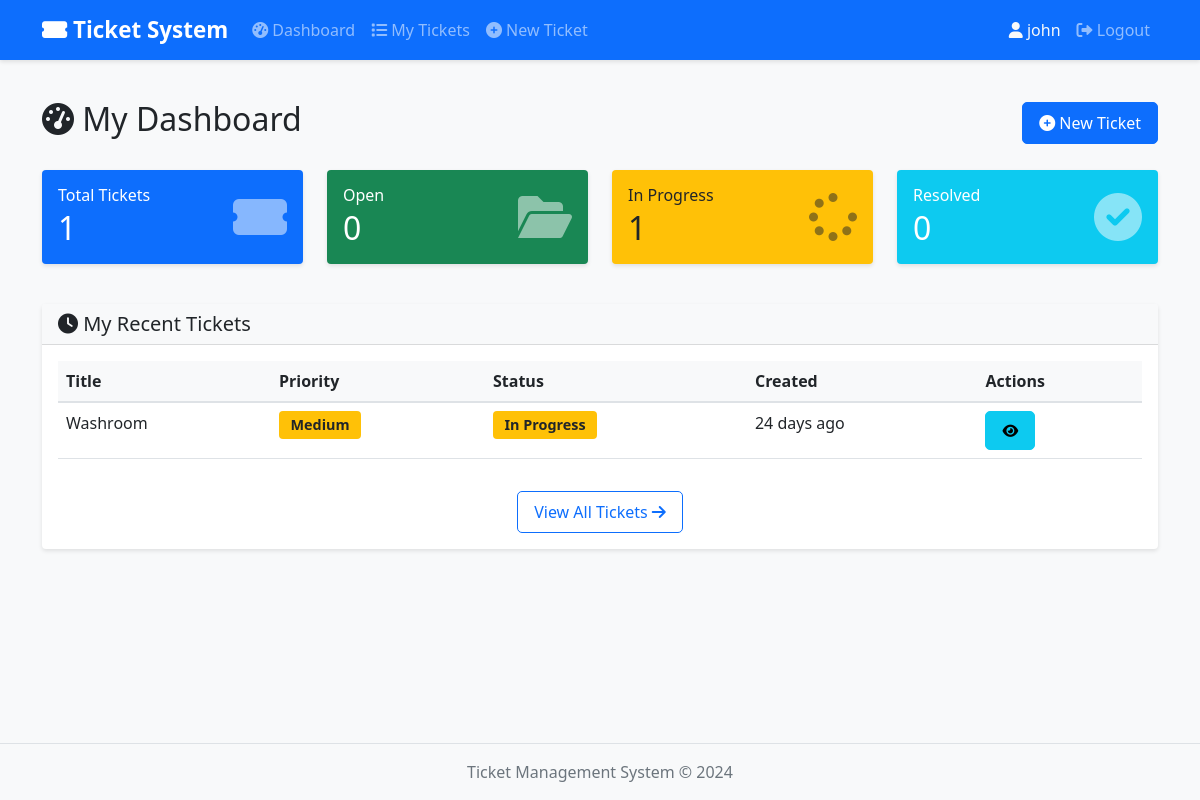
Screenshot of / (signed in) with the database file from the repository.
### tickets/models.py (models this page shows, shortened)
class Ticket(models.Model):
    STATUS_CHOICES = [
        ('open', 'Open'),  # (value_in_db, display_name)
        ('in_progress', 'In Progress'),
        ('resolved', 'Resolved'),
        ('closed', 'Closed'),
    ]
    PRIORITY_CHOICES = [
        ('low', 'Low'),
        ('medium', 'Medium'),
        ('high', 'High'),
    ]
    title = models.CharField(max_length=200)
    description = models.TextField()
    status = models.CharField(
        max_length=20,
        choices=STATUS_CHOICES,
        default='open'
    )
    priority = models.CharField(
        max_length=10,
        choices=PRIORITY_CHOICES,
        default='medium'
    )
    created_by = models.ForeignKey(
        User,
        on_delete=models.CASCADE,
        related_name='tickets_created'
    )
    created_for = models.ForeignKey(
        User,
        on_delete=models.CASCADE,
        related_name='tickets_owned',
        null=True,
        blank=True
    )
    is_admin_created = models.BooleanField(default=False)
    created_at = models.DateTimeField(auto_now_add=True)
    updated_at = models.DateTimeField(auto_now=True)
    def get_status_display_safe(self):
        status_dict = dict(self.STATUS_CHOICES)
        return status_dict.get(self.status, self.status)
    def get_priority_display_safe(self):
        priority_dict = dict(self.PRIORITY_CHOICES)
        return priority_dict.get(self.priority, self.priority)
    def time_since_created(self):
        now = timezone.now()
        diff = now - self.created_at
        if diff.days > 0:
            return f"{diff.days} days ago"
        elif diff.seconds // 3600 > 0:
            return f"{diff.seconds // 3600} hours ago"
        elif diff.seconds // 60 > 0:
            return f"{diff.seconds // 60} minutes ago"
        else:
            return "Just now"

### tickets/views.py (the view)
# urls.py: path('', views.dashboard_view, name='dashboard'),
@login_required
def dashboard_view(request):
    if request.user.is_staff:
        all_tickets = Ticket.objects.all()
        recent_tickets = Ticket.objects.order_by('-created_at')[:5]
    else:
        all_tickets = Ticket.objects.filter(created_for=request.user)
        recent_tickets = all_tickets.order_by('-created_at')[:5]
    total_tickets = all_tickets.count()
    open_count = all_tickets.filter(status='open').count()
    in_progress_count = all_tickets.filter(status='in_progress').count()
    resolved_count = all_tickets.filter(status='resolved').count()
    high_priority_count = all_tickets.filter(priority='high').count()
    context = {
        'total_tickets': total_tickets,
        'open_count': open_count,
        'in_progress_count': in_progress_count,
        'resolved_count': resolved_count,
        'high_priority_count': high_priority_count,
        'recent_tickets': recent_tickets,
        'is_staff': request.user.is_staff,
    }
    return render(request, 'tickets/dashboard.html', context)

### tickets/templates/tickets/dashboard.html (shortened to what this page needs)
{% extends 'tickets/base.html' %}
{% block content %}
<div class="d-flex justify-content-between align-items-center mb-4">
    <h2>
        <i class="fas fa-tachometer-alt"></i>
        {% if is_staff %}
            Admin Dashboard
        {% else %}
            My Dashboard
        {% endif %}
    </h2>
    <a href="{% url 'ticket_create' %}" class="btn btn-primary">
        <i class="fas fa-plus-circle"></i> New Ticket
    </a>
</div>
<div class="row mb-4">
    <div class="col-md-3 mb-3">
        <div class="card bg-primary text-white">
            <div class="card-body">
                <div class="d-flex justify-content-between align-items-center">
                    <div>
                        <h6 class="card-title mb-1">Total Tickets</h6>
                        <h2 class="mb-0">{{ total_tickets }}</h2>
                    </div>
                    <i class="fas fa-ticket-alt fa-3x opacity-50"></i>
                </div>
            </div>
        </div>
    </div>
    <div class="col-md-3 mb-3">
        <div class="card bg-success text-white">
            <div class="card-body">
                <div class="d-flex justify-content-between align-items-center">
                    <div>
                        <h6 class="card-title mb-1">Open</h6>
                        <h2 class="mb-0">{{ open_count }}</h2>
                    </div>
                    <i class="fas fa-folder-open fa-3x opacity-50"></i>
                </div>
            </div>
        </div>
    </div>
    <div class="col-md-3 mb-3">
        <div class="card bg-warning text-dark">
            <div class="card-body">
                <div class="d-flex justify-content-between align-items-center">
                    <div>
                        <h6 class="card-title mb-1">In Progress</h6>
                        <h2 class="mb-0">{{ in_progress_count }}</h2>
                    </div>
                    <i class="fas fa-spinner fa-3x opacity-50"></i>
                </div>
            </div>
        </div>
    </div>
    <div class="col-md-3 mb-3">
        <div class="card bg-info text-white">
            <div class="card-body">
                <div class="d-flex justify-content-between align-items-center">
                    <div>
                        <h6 class="card-title mb-1">Resolved</h6>
                        <h2 class="mb-0">{{ resolved_count }}</h2>
                    </div>
                    <i class="fas fa-check-circle fa-3x opacity-50"></i>
                </div>
            </div>
        </div>
    </div>
</div>
<div class="card">
    <div class="card-header bg-light">
        <h5 class="mb-0">
            <i class="fas fa-clock"></i>
            {% if is_staff %}
                Recent Tickets (All Users)
            {% else %}
                My Recent Tickets
            {% endif %}
        </h5>
    </div>
    <div class="card-body">
        {% if recent_tickets %}
            <div class="table-responsive">
                <table class="table table-hover">
                    <thead>
                        <tr>
                            <th>Title</th>
                            <th>Priority</th>
                            <th>Status</th>
                            <th>Created</th>
                            <th>Actions</th>
                        </tr>
                    </thead>
                    <tbody>
                        {% for ticket in recent_tickets %}
                            <tr>
                                <td>{{ ticket.title|truncatechars:50 }}</td>
                                <td>
                                    <span class="badge {% if ticket.priority == 'high' %}bg-danger{% elif ticket.priority == 'medium' %}bg-warning text-dark{% else %}bg-success{% endif %}">
                                        {{ ticket.get_priority_display_safe }}
                                    </span>
                                </td>
                                <td>
                                    <span class="badge {% if ticket.status == 'open' %}bg-success{% elif ticket.status == 'in_progress' %}bg-warning text-dark{% elif ticket.status == 'resolved' %}bg-info{% else %}bg-secondary{% endif %}">
                                        {{ ticket.get_status_display_safe }}
                                    </span>
                                </td>
                                <td>{{ ticket.time_since_created }}</td>
                                <td>
                                    <a href="{% url 'ticket_detail' ticket.id %}" class="btn btn-sm btn-info" title="View">
                                        <i class="fas fa-eye"></i>
                                    </a>
                                </td>
                            </tr>
                        {% endfor %}
                    </tbody>
                </table>
            </div>
            <div class="text-center mt-3">
                <a href="{% url 'ticket_list' %}" class="btn btn-outline-primary">
                    View All Tickets <i class="fas fa-arrow-right"></i>
                </a>
            </div>
        {% else %}
            <p class="text-muted text-center mb-0">No tickets found.</p>
        {% endif %}
    </div>
</div>
{% endblock %}

### tickets/templates/tickets/base.html (shortened to what this page needs)
<!DOCTYPE html>
<html lang="en">
<head>
    <link href="https://cdn.jsdelivr.net/npm/bootstrap@5.1.3/dist/css/bootstrap.min.css" rel="stylesheet">
    <link rel="stylesheet" href="https://cdnjs.cloudflare.com/ajax/libs/font-awesome/6.0.0/css/all.min.css">
    {% load static %}
    <link rel="stylesheet" href="{% static 'tickets/css/style.css' %}">
</head>
<body>
    <nav class="navbar navbar-expand-lg navbar-dark bg-primary">
        <div class="container">
            <a class="navbar-brand" href="{% url 'dashboard' %}">
                <i class="fas fa-ticket-alt"></i> Ticket System
            </a>
            <div class="collapse navbar-collapse" id="navbarNav">
                <ul class="navbar-nav me-auto">
                    {% if user.is_authenticated %}
                        <li class="nav-item">
                            <a class="nav-link" href="{% url 'dashboard' %}">
                                <i class="fas fa-tachometer-alt"></i> Dashboard
                            </a>
                        </li>
                        <li class="nav-item">
                            <a class="nav-link" href="{% url 'ticket_list' %}">
                                <i class="fas fa-list"></i> My Tickets
                            </a>
                        </li>
                        <li class="nav-item">
                            <a class="nav-link" href="{% url 'ticket_create' %}">
                                <i class="fas fa-plus-circle"></i> New Ticket
                            </a>
                        </li>
                    {% endif %}
                </ul>
                <ul class="navbar-nav">
                    {% if user.is_authenticated %}
                        <li class="nav-item">
                            <span class="nav-link text-light">
                                <i class="fas fa-user"></i> {{ user.username }}
                            </span>
                        </li>
                        <li class="nav-item">
                            <a class="nav-link" href="{% url 'logout' %}">
                                <i class="fas fa-sign-out-alt"></i> Logout
                            </a>
                        </li>
                    {% endif %}
                </ul>
            </div>
        </div>
    </nav>
    <main class="container my-4">
        {% block content %}
        {% endblock %}
    </main>
    <footer class="bg-light text-center text-muted py-3 mt-5">
        <div class="container">
            <p class="mb-0">Ticket Management System &copy; 2024</p>
        </div>
    </footer>
</body>
</html>

### tickets/static/tickets/style.css (style rules this page uses)
body { background-color: #f8f9fa; min-height: 100vh; display: flex; flex-direction: column; }
main { flex: 1; }
.card { transition: transform 0.2s, box-shadow 0.2s; border: none; box-shadow: 0 2px 4px rgba(0,0,0,0.1); }
.card.bg-primary, .card.bg-success, .card.bg-warning, .card.bg-info { transition: all 0.3s; }
.badge { font-size: 0.9em; padding: 0.5em 0.8em; }
.table th { background-color: #f8f9fa; border-bottom: 2px solid #dee2e6; }
.btn { border-radius: 5px; padding: 0.5rem 1rem; font-weight: 500; transition: all 0.2s; }
.navbar { box-shadow: 0 2px 4px rgba(0,0,0,0.1); }
.navbar-brand { font-weight: bold; font-size: 1.4rem; }
footer { margin-top: auto; border-top: 1px solid #dee2e6; }

### rows the page displays
Ticket: title "Washroom", get_priority_display_safe "Medium", get_status_display_safe "In Progress", time_since_created "24 days ago"

### other values shown
{{ user.username }} "john"
{{ total_tickets }} "1"
{{ open_count }} "0"
{{ in_progress_count }} "1"
{{ resolved_count }} "0"
